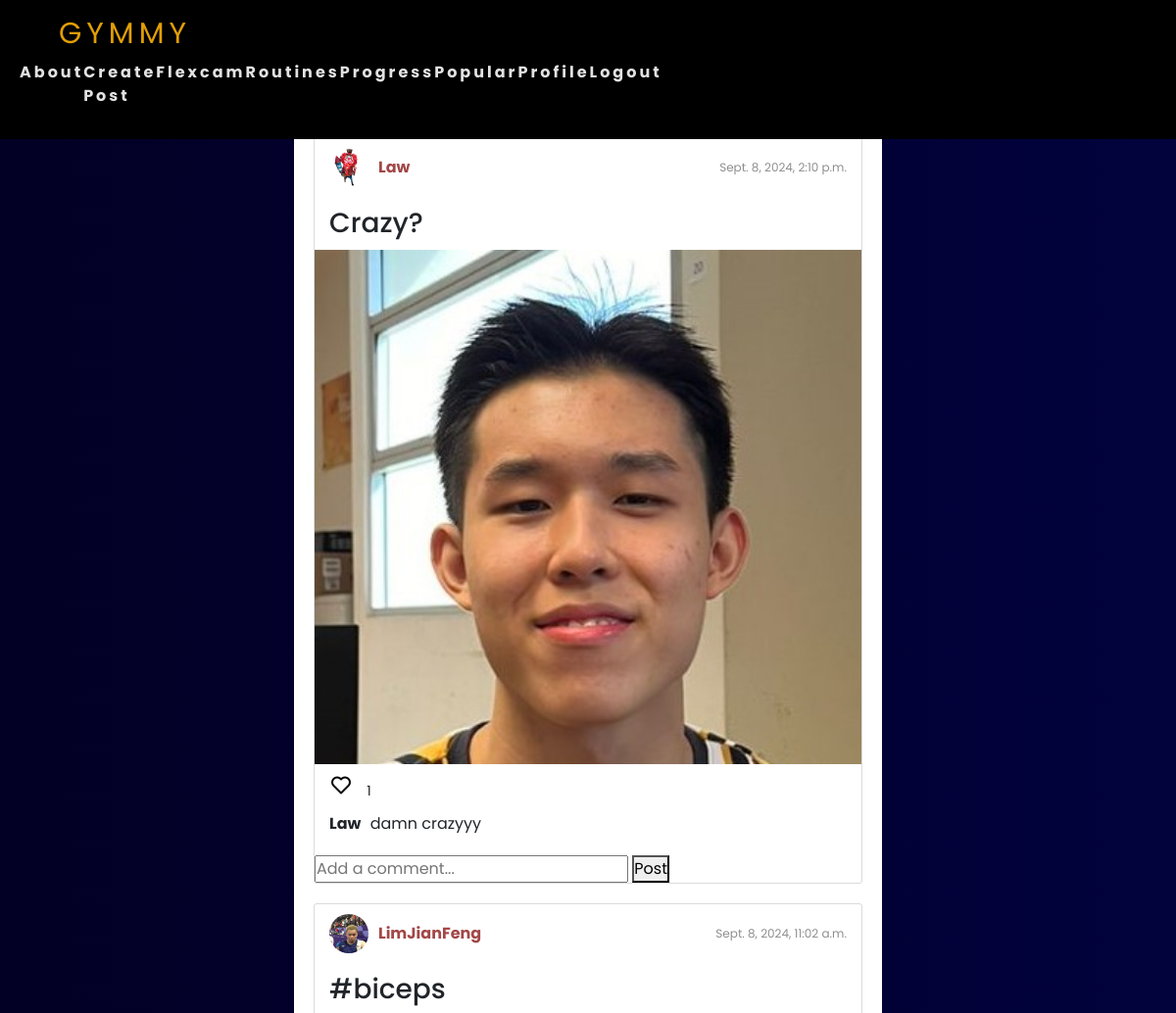
Before: /flexcam/ (signed in, upper part) with the older database file.
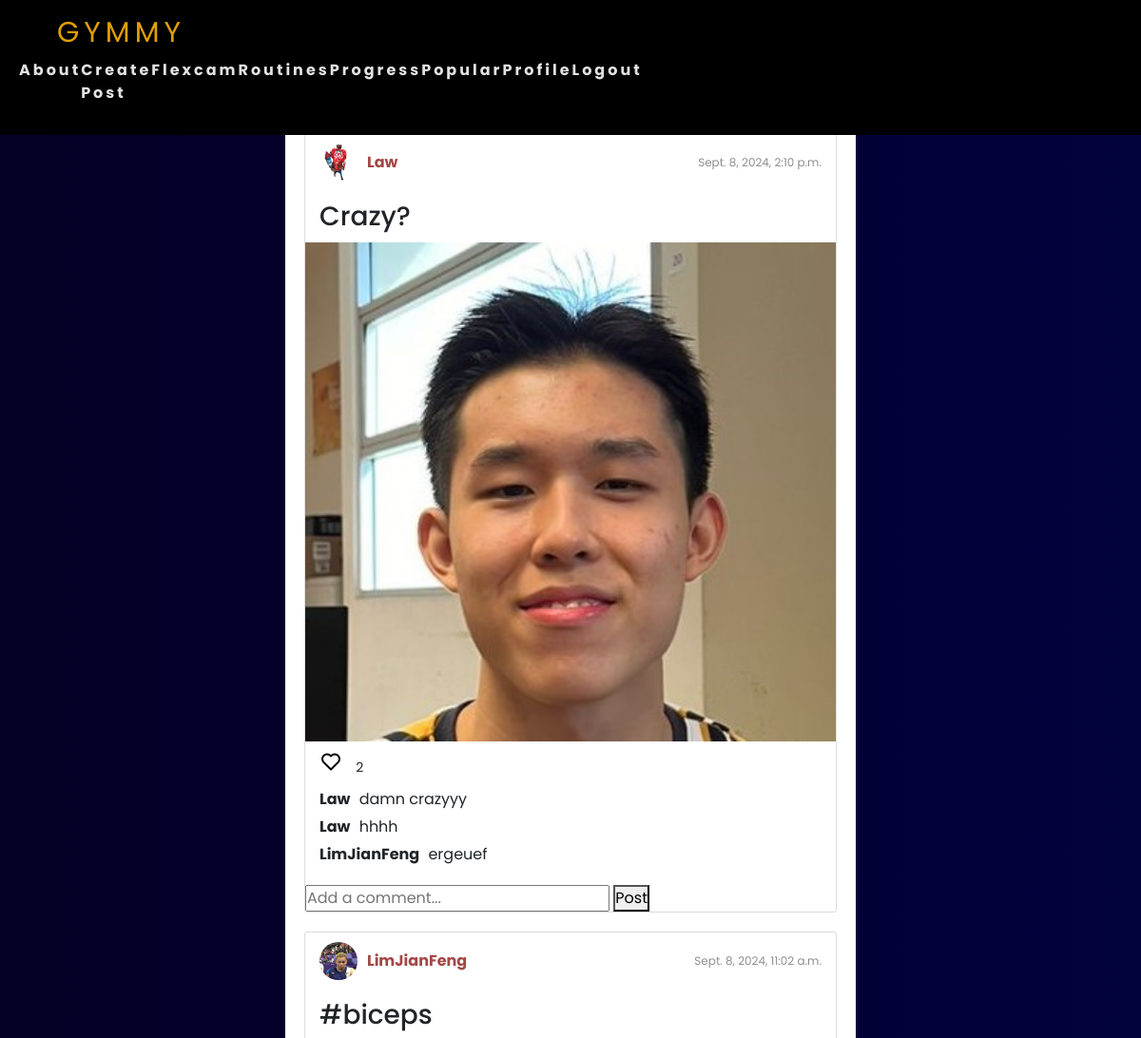
After: the same page with the newer database file.
### gymmy/models.py (models this page shows, shortened)
class FlexcamPost(models.Model):
    title = models.CharField(max_length=100)
    image = models.ImageField(upload_to='uploads/flexcam/')
    date_posted = models.DateTimeField(default=timezone.now)
    author = models.ForeignKey(User, on_delete=models.CASCADE)
    likes = models.ManyToManyField(User, related_name='flexcam_likes', blank=True)
    class Meta:
        ordering = ['-date_posted']  # Orders posts with the latest first

class Profile(models.Model):
    user = models.OneToOneField(User, on_delete=models.CASCADE)
    image = models.ImageField(default='default.jpg', upload_to='profile_pics')

class Comment(models.Model):
    post = models.ForeignKey(FlexcamPost, related_name='comments', on_delete=models.CASCADE)
    author = models.ForeignKey(User, on_delete=models.CASCADE)
    content = models.TextField()
    date_posted = models.DateTimeField(default=timezone.now)

### gymmy/views.py (the view)
# urls.py: path('flexcam/', views.flexcam, name='flexcam'),
@login_required
def flexcam(request):
    posts_list = FlexcamPost.objects.all()
    paginator = Paginator(posts_list, 6)  # Show 6 posts per page
    page_number = request.GET.get('page')
    posts = paginator.get_page(page_number)
    return render(request, 'gymmy/flexcam.html', {'posts': posts})

### gymmy/templates/gymmy/flexcam.html (shortened to what this page needs)
{% extends 'gymmy/base.html' %}
{% load static %}
{% block css %}<link rel="stylesheet" href="{% static 'css/flexcam.css' %}">{% endblock %}
{% block content %}
<body class="flexcam-page">
    <div class="flexcam-container">
        {% for post in posts %}
        <div class="flexcam-post">
            <div class="post-header">
                <div class="author-info">
                    <a href="{% url 'see_profile' post.author.username %}">
                        <img src="{{ post.author.profile.image.url }}" alt="{{ post.author.username }}" class="author-image">
                    </a>
                    <a href="{% url 'see_profile' post.author.username %}" class="author-name">{{ post.author.username }}</a>
                </div>
                <div class="post-date">
                    <span>{{ post.date_posted }}</span>
                </div>
            </div>
            <div class="post-title">
                <h3>{{ post.title }}</h3>
            </div>
            <div class="post-image">
                <img src="{{ post.image.url }}" alt="{{ post.title }}">
            </div>
            <div class="post-actions">
                <div class="button-wrapper">
                    <button class="like-btn" data-post-id="{{ post.id }}">
                        {% if user in post.likes.all %}
                        <i class="bx bxs-heart liked"></i>
                        {% else %}
                        <i class="bx bx-heart"></i>
                        {% endif %}
                    </button>
                    <span class="like-count">{{ post.likes.count }}</span>
                </div>
            </div>
            <div class="post-comments" id="comments-{{ post.id }}">
                {% for comment in post.comments.all %}
                <div class="comment">
                    <span class="comment-author">{{ comment.author.username }}</span>
                    <span class="comment-content">{{ comment.content }}</span>
                </div>
                {% endfor %}
            </div>
            <div class="add-comment">
                <form class="comment-form" data-post-id="{{ post.id }}">
                    <input type="text" name="content" placeholder="Add a comment..." required>
                    <button type="submit">Post</button>
                </form>
            </div>
        </div>
        {% endfor %}
    </div>
</body>
{% endblock %}

Changed rows visible on the page:
computed for FlexcamPost "Crazy?": likes.count "1" → "2"
added Comment: author.username "Law", content "hhhh", shown under FlexcamPost "Crazy?"
added Comment: author.username "LimJianFeng", content "ergeuef", shown under FlexcamPost "Crazy?"
